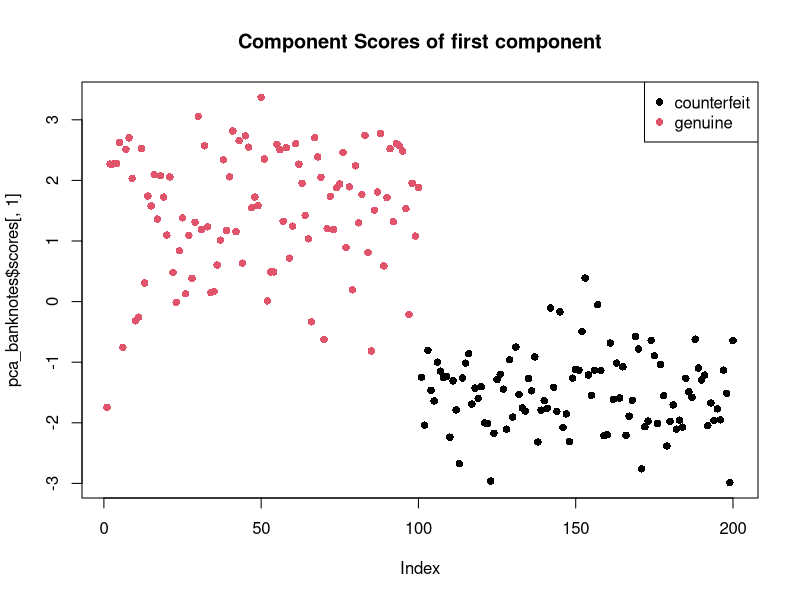
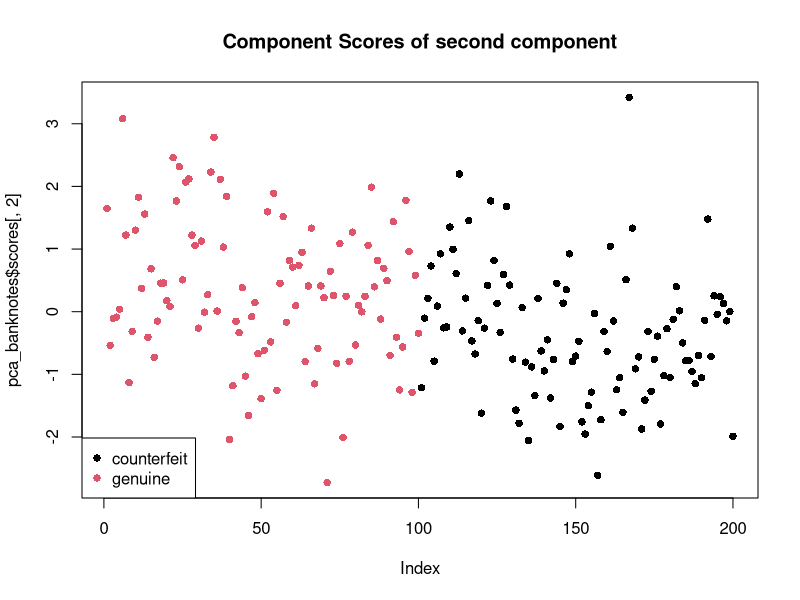
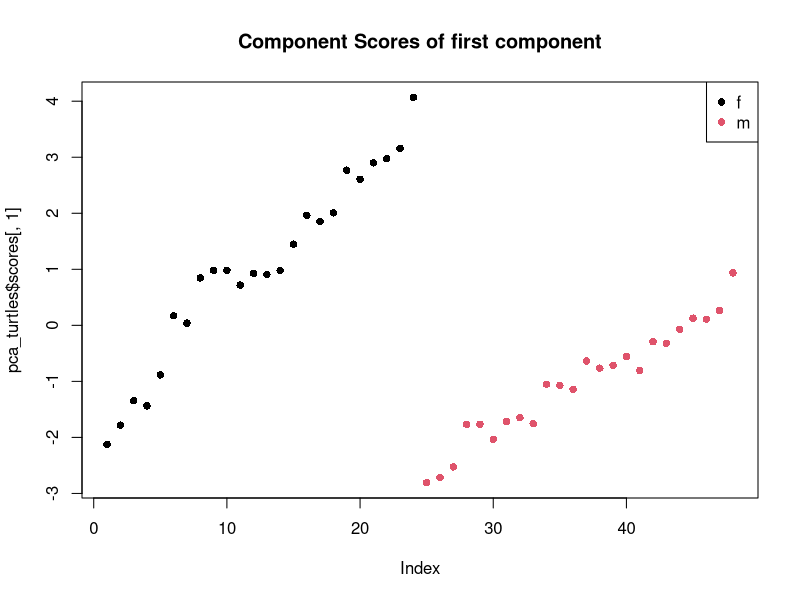
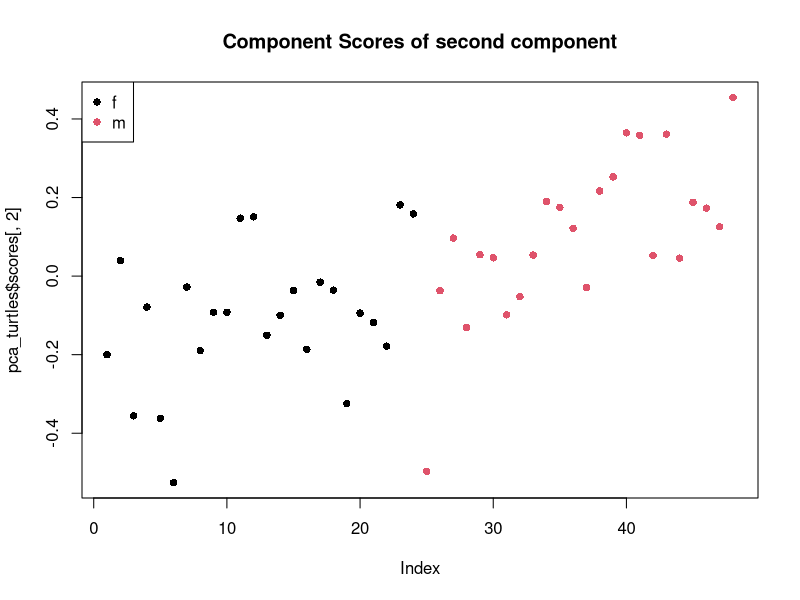

The R source for these figures, in order:
## ---- chunk 1
library(knitr)
opts_chunk$set(tidy.opts = list(width.cutoff = 60), tidy = TRUE)
## ---- chunk 2
swissbanknotes <- read.csv('../Data_csv/SwissBankNotes.csv')
swissbanknotes$class <- factor(swissbanknotes$class)
banknote_type <- swissbanknotes$class
## ---- chunk 3
swissbanknotes2 <- scale(swissbanknotes[, -7])
summary(swissbanknotes2)
## ---- chunk 4
pca_banknotes <- princomp(swissbanknotes2)
summary(pca_banknotes)
## ---- chunk 5
pca_banknotes$loadings[, 1]
## ---- chunk 6
pca_banknotes$loadings[, 2]
## ---- chunk 7
plot(pca_banknotes$scores[, 1], main = "Component Scores of first component", col = banknote_type, pch = 16)
legend("topright", legend = levels(banknote_type), col = seq_along(banknote_type), pch = 16)
plot(pca_banknotes$scores[, 2], main = "Component Scores of second component", col = banknote_type, pch = 16)
legend("bottomleft", legend = levels(banknote_type), col = seq_along(banknote_type), pch = 16)
## ---- chunk 8
turtles <- read.csv('../Data_csv/turtles.csv')
turtle_sex <- factor(turtles$sex)
turtles <- turtles[-1]
## ---- chunk 9
which(turtles == 0)
## ---- chunk 10
turtles2 <- log(turtles)
turtles2 <- scale(turtles2)
pca_turtles <- princomp(turtles2)
summary(pca_turtles)
## ---- chunk 11
pca_turtles$loadings[, 1]
## ---- chunk 12
pca_turtles$loadings[, 2]
## ---- chunk 13
plot(pca_turtles$scores[, 1], main = "Component Scores of first component", col = turtle_sex, pch = 16)
legend("topright", legend = levels(turtle_sex), col = seq_along(turtle_sex), pch = 16)
## ---- chunk 14
plot(pca_turtles$scores[, 2], main = "Component Scores of second component", col = turtle_sex, pch = 16)
legend("topleft", legend = levels(turtle_sex), col = seq_along(turtle_sex), pch = 16)
